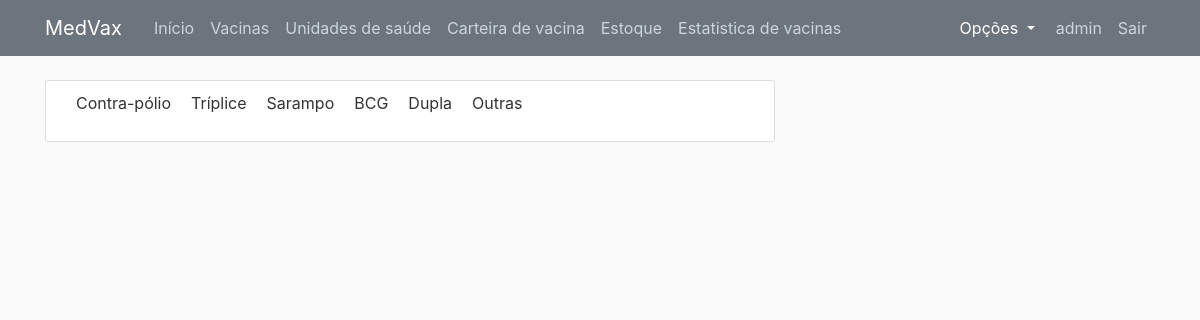
Before: /card/ (signed in) with the older database file.
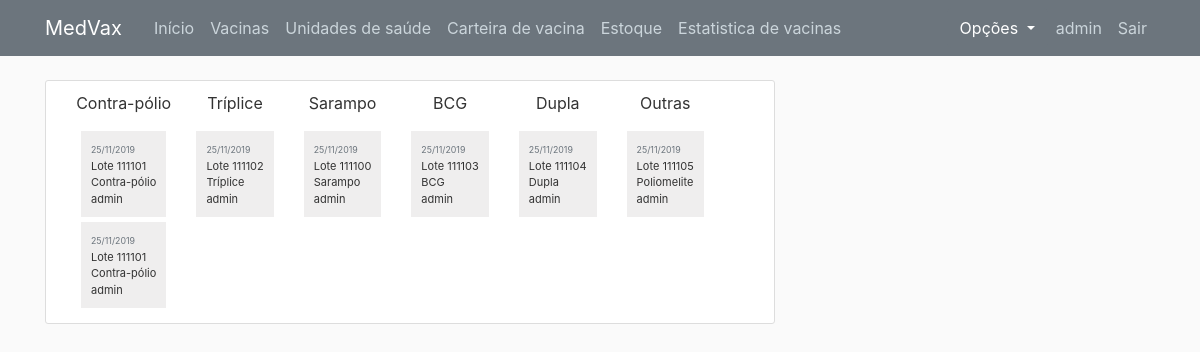
After: the same page with the newer database file.
### card/models.py (models this page shows, shortened)
class Card(models.Model):
    usuario =  models.ForeignKey(User, related_name='usuario', on_delete=models.DO_NOTHING)
    lote = models.ForeignKey(Storage, on_delete=models.DO_NOTHING)
    vacina = models.ForeignKey(Vax, on_delete=models.DO_NOTHING)
    date_posted = models.DateTimeField(default=timezone.now)
    author = models.ForeignKey(User, on_delete=models.CASCADE)

### storage/models.py (models this page shows, shortened)
class Storage(models.Model):
    escolha_ativo = (('A', 'Ativo'), ('I', 'Inativo'))
    lote = models.CharField(max_length=30)
    vax = models.ForeignKey(Vax, on_delete=models.DO_NOTHING)
    quantidade = models.IntegerField()
    descricao = models.TextField()
    date_posted = models.DateTimeField(default=timezone.now)
    author = models.ForeignKey(User, on_delete=models.CASCADE)
    ativo = models.CharField(max_length=1, choices=escolha_ativo)
    def __str__(self):
        return self.lote

### vax/models.py (models this page shows, shortened)
class Vax(models.Model):
    nome = models.CharField(max_length=100)
    descricao = models.TextField()
    dose = models.IntegerField()
    temperatura = models.FloatField()
    milimeter = models.FloatField()
    author = models.ForeignKey(User, on_delete=models.CASCADE)
    def __str__(self):
        return self.nome

### card/views.py (the view)
# urls.py: path('card/', show, name='card-list'),
def show(request):
    results = Card.objects.filter(Q(usuario_id=request.user.id))
    contrapolioArray = []
    tripliceArray = []
    sarampoArray = []
    BCGArray = []
    duplaArray = []
    outrasArray = []
    for res in results:
        switcher={
                'Contra-pólio':'Sunday',
                1:'Monday',
                2:'Tuesday',
                3:'Wednesday',
                4:'Thursday',
                5:'Friday',
                6:'Saturday'
             }
        if(str(res.vacina) == "Contra-pólio"):
            contrapolioArray.append(res)
        elif(str(res.vacina) == "Tríplice"):
            tripliceArray.append(res)
        elif(str(res.vacina) == "Sarampo"):
            sarampoArray.append(res)
        elif(str(res.vacina) == "BCG"):
            BCGArray.append(res)
        elif(str(res.vacina) == "Dupla"):
            duplaArray.append(res)
        else:
            outrasArray.append(res)
    content = {
        'cards': results,
        'contraPolio': contrapolioArray,
        'triplice': tripliceArray,
        'sarampo': sarampoArray,
        'BCG': BCGArray,
        'dupla': duplaArray,
        'outras': outrasArray
    }
    return render(request, 'card/home.html',  {
                                                'contraPolio': contrapolioArray,
                                                'triplice': tripliceArray,
                                                'sarampo': sarampoArray,
                                                'BCG': BCGArray,
                                                'dupla': duplaArray,
                                                'outras': outrasArray
                                              })

### card/templates/card/home.html (shortened to what this page needs)
{% extends "blog/base.html" %}
{% block content %}
 <div class="card-section">
        <div class="card-col">
                <p class="article-content"> Contra-pólio</p>
                {% for new in contraPolio %}
                <div class="celula-card">
                    <small class="text-muted">{{ new.date_posted|date:"d/m/Y" }}</small>
                    <p class="article-content"> Lote {{ new.lote }}</p>
                    <p class="article-content">{{ new.vacina }}</p>
                    <p class="mr-2" href="#">{{ new.author }}</p>
                </div>
            {% endfor %}
        </div>
        <div class="card-col">
            <p class="article-content">Tríplice</p>
            {% for new in triplice %}
                <div class="celula-card">
                    <small class="text-muted">{{ new.date_posted|date:"d/m/Y" }}</small>
                    <p class="article-content"> Lote {{ new.lote }}</p>
                    <p class="article-content">{{ new.vacina }}</p>
                    <p class="mr-2" href="#">{{ new.author }}</p>
                </div>
            {% endfor %}
        </div>
        <div class="card-col">
            <p class="article-content">Sarampo</p>
            {% for new in sarampo %}
                <div class="celula-card">
                    <small class="text-muted">{{ new.date_posted|date:"d/m/Y" }}</small>
                    <p class="article-content"> Lote {{ new.lote }}</p>
                    <p class="article-content">{{ new.vacina }}</p>
                    <p class="mr-2" href="#">{{ new.author }}</p>
                </div>
            {% endfor %}
        </div>
        <div class="card-col">
            <p class="article-content">BCG</p>
            {% for new in BCG %}
                <div class="celula-card">
                    <small class="text-muted">{{ new.date_posted|date:"d/m/Y" }}</small>
                    <p class="article-content"> Lote {{ new.lote }}</p>
                    <p class="article-content">{{ new.vacina }}</p>
                    <p class="mr-2" href="#">{{ new.author }}</p>
                </div>
            {% endfor %}
        </div>
        <div class="card-col">
            <p class="article-content">Dupla</p>
            {% for new in dupla %}
                <div class="celula-card">
                    <small class="text-muted">{{ new.date_posted|date:"d/m/Y" }}</small>
                    <p class="article-content"> Lote {{ new.lote }}</p>
                    <p class="article-content">{{ new.vacina }}</p>
                    <p class="mr-2" href="#">{{ new.author }}</p>
                </div>
            {% endfor %}
        </div>
        <div class="card-col">
            <p class="article-content">Outras</p>
            {% for new in outras %}
                <div class="celula-card">
                    <small class="text-muted">{{ new.date_posted|date:"d/m/Y" }}</small>
                    <p class="article-content"> Lote {{ new.lote }}</p>
                    <p class="article-content">{{ new.vacina }}</p>
                    <p class="mr-2" href="#">{{ new.author }}</p>
                </div>
            {% endfor %}
        </div>
    </div>
{% endblock content %}

Changed rows visible on the page:
added Card: date_posted "25/11/2019", lote "111101", vacina "Contra-pólio", author "admin"
added Card: date_posted "25/11/2019", lote "111101", vacina "Contra-pólio", author "admin"
added Card: date_posted "25/11/2019", lote "111102", vacina "Tríplice", author "admin"
added Card: date_posted "25/11/2019", lote "111100", vacina "Sarampo", author "admin"
added Card: date_posted "25/11/2019", lote "111103", vacina "BCG", author "admin"
added Card: date_posted "25/11/2019", lote "111104", vacina "Dupla", author "admin"
added Card: date_posted "25/11/2019", lote "111105", vacina "Poliomelite", author "admin"
